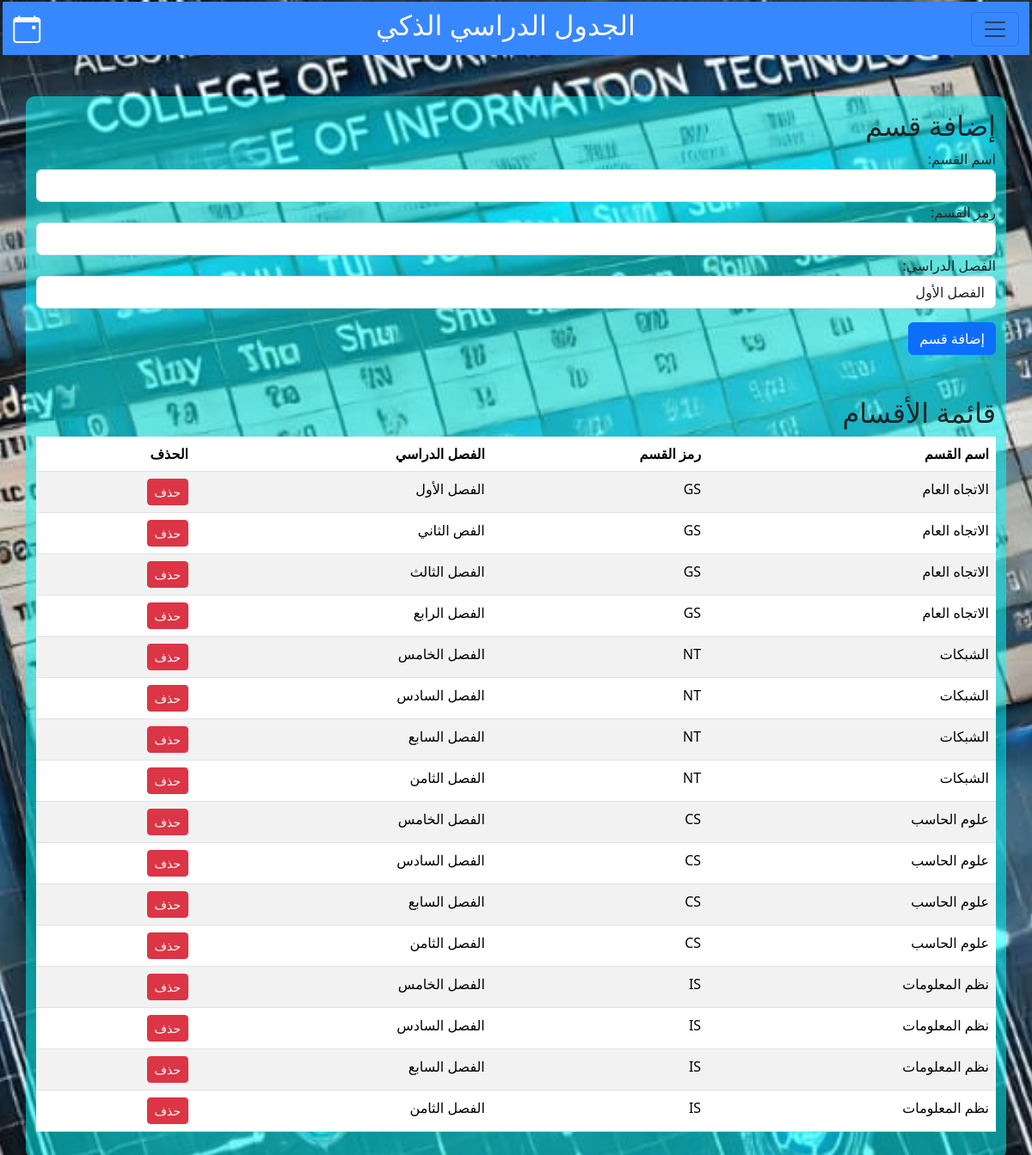
The page /add_department/ (signed in) on the database its author committed.
### scheduler/models.py (models this page shows, shortened)
class Department(models.Model):
    name = models.CharField(max_length=100)
    code = models.CharField(max_length=20)
    semester = models.ForeignKey(Semester, on_delete=models.CASCADE, null=True)
    college = models.ForeignKey(College, on_delete=models.CASCADE)

class Semester(models.Model):
    semester_name = models.CharField(max_length=30, null=True)
    semester_number = models.IntegerField()
    college = models.ForeignKey(College, on_delete=models.CASCADE)

### scheduler/views.py (the view, shortened to what this page needs)
# urls.py: path('add_department/', views.add_department, name='add_department'),
@login_required(login_url='Login_view')
def add_department(request):
    user_college = get_object_or_404(College, user=request.user)
    departments = Department.objects.filter(college=user_college).order_by('name')
    semesters = Semester.objects.all()  # استدعاء جميع الفصول الدراسية
    return render(request, 'add_department.html', {'departments': departments, 'semesters': semesters})

### templates/add_department.html (shortened to what this page needs)
{% extends 'base.html'%}
{% load static %}
{% block contant %}
<div class="add">
  <nav class="navbar sticky-top"  >
    <div class="container-fluid">
      <i class="bi bi-calendar-event fs-2 text-light"></i>
      <h2 class="text-light"> الجدول الدراسي الذكي</h2>
      <button class="navbar-toggler " type="button"  data-bs-toggle="offcanvas" data-bs-target="#offcanvasNavbar" aria-controls="offcanvasNavbar" aria-label="Toggle navigation">
        <span class="navbar-toggler-icon "></span>
      </button>
</nav>
<div class="container mt-5 add" dir="rtl">
    <h2>إضافة قسم</h2>
    <form method="POST">
        <div class="form-group">
            <label for="name">اسم القسم:</label>
            <input type="text" name="name" id="name" class="form-control" required>
        </div>
        <div class="form-group">
            <label for="code">رمز القسم:</label>
            <input type="text" name="code" id="name" class="form-control" required>
        </div>
        <div class="form-group">
          <label for="semester">الفصل الدراسي:</label>
          <select name="semester" id="semester" class="form-control">
              {% for semester in semesters %}
                  <option value="{{ semester.id }}">{{ semester.semester_name }}</option>
              {% endfor %}
          </select>
      </div>
        <button type="submit" class="btn btn-primary mt-3">إضافة قسم</button>
    </form>
    <h2 class="mt-5">قائمة الأقسام</h2>
    <table class="table table-striped">
        <thead>
            <tr>
                <th>اسم القسم</th>
                <th>رمز القسم</th>
                <th>الفصل الدراسي</th>
                <th>الحذف</th>
            </tr>
        </thead>
        <tbody>
            {% for department in departments %}
            <tr>
                <td>{{ department.name }}</td>
                <td>{{ department.code }}</td>
                <td>{{ department.semester.semester_name }}</td>
                <td>
                  <a href="{% url 'delete_department' department.id %}" class="btn btn-danger btn-sm">حذف</a>
              </td>
            </tr>
            {% endfor %}
        </tbody>
    </table>
</div></div>
{% endblock %}

### schedule_optimizer/static/css/main.css (style rules this page uses)
.navbar { background-color: rgb(55, 135, 255); margin: .1rem .2rem; height: 3.9rem; }
.container { background-color:rgba(0, 255, 255, 0.5); padding: 15px; border-radius: 10px; }

### rows shown on the page
Department: name "الاتجاه العام", code "GS", semester.semester_name "الفصل الأول"
Department: name "الاتجاه العام", code "GS", semester.semester_name "الفص الثاني"
Department: name "الاتجاه العام", code "GS", semester.semester_name "الفصل الثالث"
Department: name "الاتجاه العام", code "GS", semester.semester_name "الفصل الرابع"
Department: name "الشبكات", code "NT", semester.semester_name "الفصل الخامس"
Department: name "الشبكات", code "NT", semester.semester_name "الفصل السادس"
Department: name "الشبكات", code "NT", semester.semester_name "الفصل السابع"
Department: name "الشبكات", code "NT", semester.semester_name "الفصل الثامن"
Department: name "علوم الحاسب", code "CS", semester.semester_name "الفصل الخامس"
Department: name "علوم الحاسب", code "CS", semester.semester_name "الفصل السادس"
Department: name "علوم الحاسب", code "CS", semester.semester_name "الفصل السابع"
Department: name "علوم الحاسب", code "CS", semester.semester_name "الفصل الثامن"
Department: name "نظم المعلومات", code "IS", semester.semester_name "الفصل الخامس"
Department: name "نظم المعلومات", code "IS", semester.semester_name "الفصل السادس"
Department: name "نظم المعلومات", code "IS", semester.semester_name "الفصل السابع"
Department: name "نظم المعلومات", code "IS", semester.semester_name "الفصل الثامن"

### other values the page prints
form field semester "الفصل الأول"
